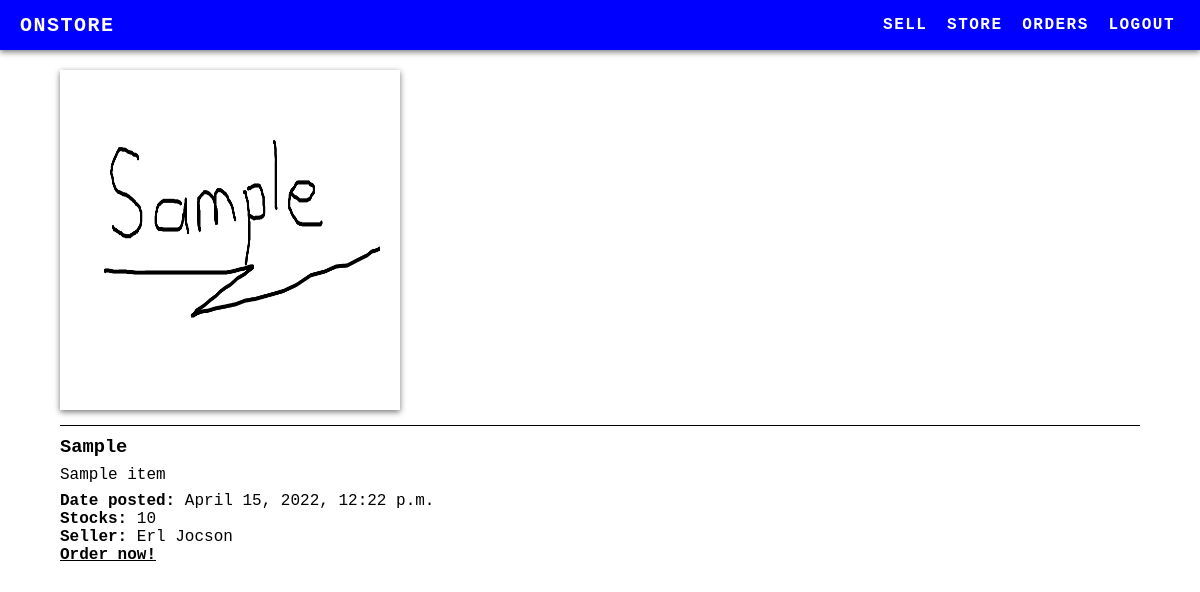
Before: /product/17 (signed in) with the older database file.
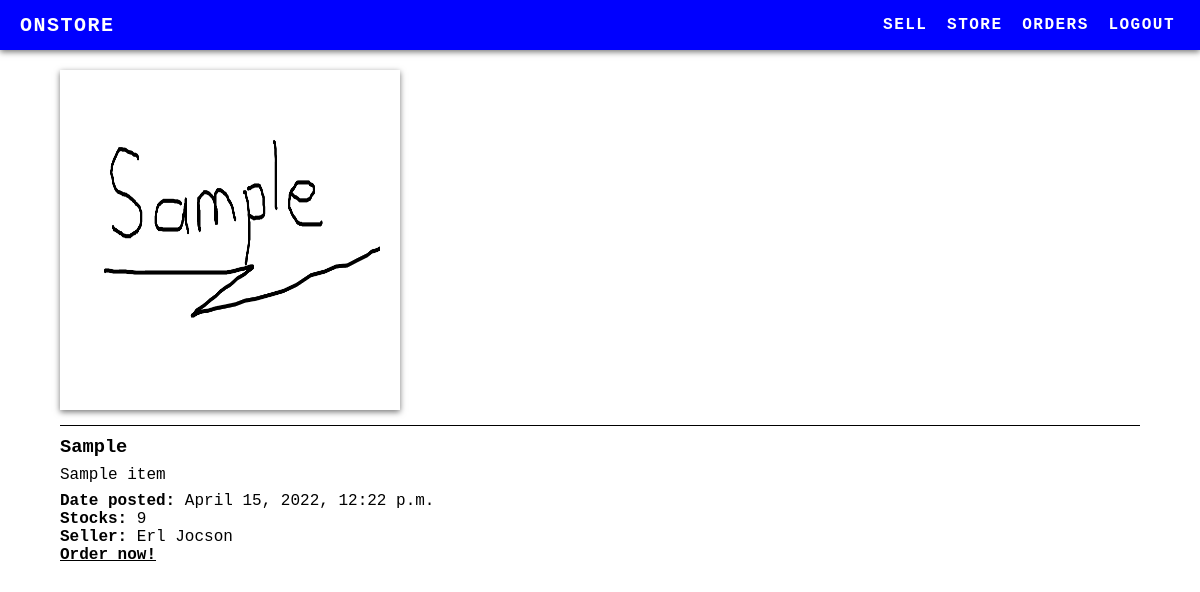
After: the same page with the newer database file.
### product/models.py (models this page shows, shortened)
class Product(models.Model):
    name    = models.CharField(max_length=50)
    details = models.TextField()
    price   = models.DecimalField(max_digits=1000, decimal_places=2)
    date    = models.DateTimeField(auto_now_add=True)
    stock   = models.IntegerField(default=1)
    image   = models.ImageField(upload_to='img/')
    seller  = models.ForeignKey(User, on_delete=models.CASCADE)

### product/views.py (the view)
# urls.py: path('product/<int:id>', product_view, name='product'),
@login_required
def product_view(request, id):
    item = Product.objects.get(id=id)
    return render(request, 'product_view.html', {
        "title":"Product",
        "item":item
    })

### product/templates/product_view.html
{% extends 'base.html' %} {% block content %}
<div class="product-container">
  <img src="{{ item.image.name }}" alt="" />
  <div>
    <h3>{{ item.name }}</h3>
    <p>{{ item.details }}</p>
    <div class="span-container">
      <span><strong>Date posted: </strong>{{ item.date }}</span>
      <span><strong>Stocks: </strong> {{ item.stock }} </span>
      <span
        ><strong>Seller: </strong>{{ item.seller.first_name }}
        {{ item.seller.last_name }}</span
      >
      <a href="{% url 'order_now' id=item.id %}">Order now!</a>
    </div>
  </div>
</div>
{% endblock %}

Changed rows visible on the page:
changed Product "Sample": stock "10" → "9"
